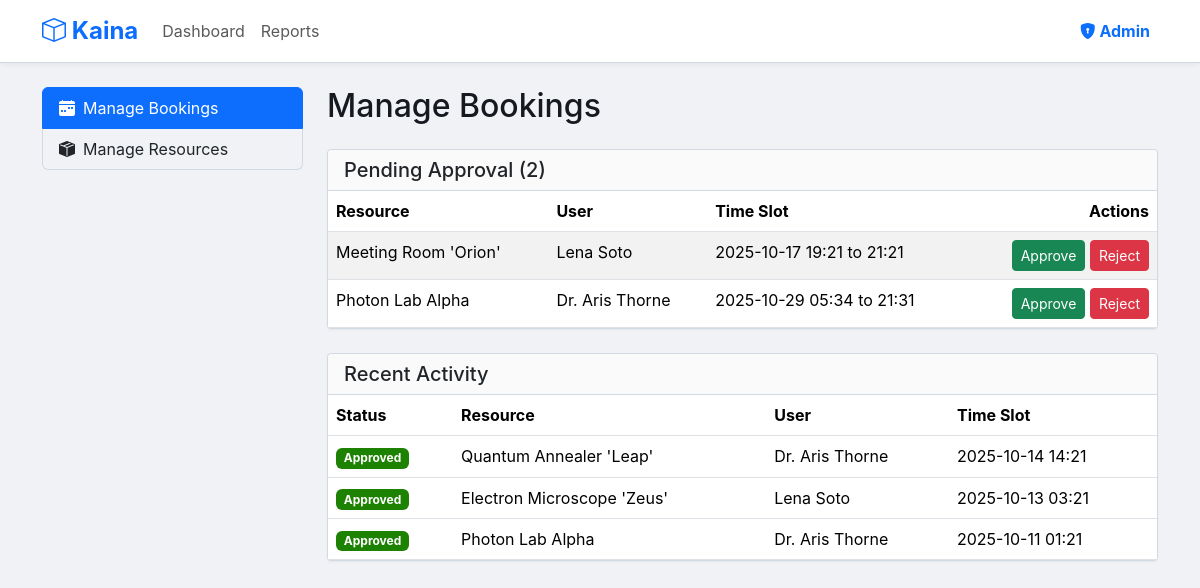
The app's page /admin/bookings with its own data.
### kaina_resource_manager/models.py (models this page shows)
class Booking(db.Model):
    __tablename__ = 'booking'
    id: Mapped[int] = mapped_column(Integer, primary_key=True)
    purpose: Mapped[str] = mapped_column(String(200), nullable=False)
    start_time: Mapped[datetime] = mapped_column(DateTime(timezone=True), nullable=False)
    end_time: Mapped[datetime] = mapped_column(DateTime(timezone=True), nullable=False)
    status: Mapped[BookingStatus] = mapped_column(Enum(BookingStatus), default=BookingStatus.PENDING, nullable=False)
    user_id: Mapped[int] = mapped_column(ForeignKey('user.id'), nullable=False)
    resource_id: Mapped[int] = mapped_column(ForeignKey('resource.id'), nullable=False)
    user: Mapped["User"] = relationship(back_populates="bookings")
    resource: Mapped["Resource"] = relationship(back_populates="bookings")
    created_at: Mapped[datetime] = mapped_column(DateTime, default=lambda: datetime.now(timezone.utc))

class Resource(db.Model):
    __tablename__ = 'resource'
    id: Mapped[int] = mapped_column(Integer, primary_key=True)
    name: Mapped[str] = mapped_column(String(150), nullable=False)
    description: Mapped[str] = mapped_column(Text, nullable=True)
    resource_type: Mapped[ResourceType] = mapped_column(Enum(ResourceType), nullable=False)
    location: Mapped[str] = mapped_column(String(100), nullable=True)
    capacity: Mapped[int] = mapped_column(Integer, nullable=True)
    model_number: Mapped[str] = mapped_column(String(50), nullable=True)
    max_booking_duration_hours: Mapped[int] = mapped_column(Integer, nullable=True)
    usage_notes: Mapped[str] = mapped_column(Text, nullable=True)
    created_at: Mapped[datetime] = mapped_column(DateTime, default=lambda: datetime.now(timezone.utc))
    bookings: Mapped[list["Booking"]] = relationship(back_populates="resource", cascade="all, delete-orphan")
    maintenances: Mapped[list["Maintenance"]] = relationship(back_populates="resource", cascade="all, delete-orphan")

class User(db.Model):
    __tablename__ = 'user'
    id: Mapped[int] = mapped_column(Integer, primary_key=True)
    name: Mapped[str] = mapped_column(String(100), nullable=False)
    email: Mapped[str] = mapped_column(String(100), unique=True, nullable=False)
    role: Mapped[UserRole] = mapped_column(Enum(UserRole), default=UserRole.STUDENT, nullable=False)
    bookings: Mapped[list["Booking"]] = relationship(back_populates="user")

### kaina_resource_manager/app.py (the view)
@app.route('/admin/bookings')
def admin_manage_bookings():
    pending_bookings = db.session.execute(select(Booking).where(Booking.status == BookingStatus.PENDING).order_by(Booking.start_time)).scalars().all()
    other_bookings = db.session.execute(select(Booking).where(Booking.status != BookingStatus.PENDING).order_by(Booking.created_at.desc()).limit(10)).scalars().all()
    return render_template('admin/manage_bookings.html', pending_bookings=pending_bookings, other_bookings=other_bookings, title="Manage Bookings")

### kaina_resource_manager/app.py (called while the page is built)
@app.context_processor
def inject_utility(): return dict(datetime=datetime, timezone=timezone, BookingStatus=BookingStatus, request=request)

@app.template_filter('datetimeformat')
def format_datetime(value, format='%Y-%m-%d %H:%M'): return value.astimezone().strftime(format) if value else ""

### kaina_resource_manager/templates/admin/manage_bookings.html
{% extends 'admin/layout.html' %}{% block admin_content %}<h2 class="mb-4">Manage Bookings</h2><div class="card"><div class="card-header"><h5 class="mb-0">Pending Approval ({{ pending_bookings|length }})</h5></div>{% if pending_bookings %}<div class="table-responsive"><table class="table table-hover table-striped mb-0"><thead><tr><th>Resource</th><th>User</th><th>Time Slot</th><th class="text-end">Actions</th></tr></thead><tbody>{% for booking in pending_bookings %}<tr><td>{{ booking.resource.name }}</td><td>{{ booking.user.name }}</td><td>{{ booking.start_time | datetimeformat }} to {{ booking.end_time | datetimeformat('%H:%M') }}</td><td class="text-end"><form action="{{ url_for('admin_approve_booking', booking_id=booking.id) }}" method="POST" class="d-inline"><button type="submit" class="btn btn-sm btn-success">Approve</button></form> <form action="{{ url_for('admin_reject_booking', booking_id=booking.id) }}" method="POST" class="d-inline"><button type="submit" class="btn btn-sm btn-danger">Reject</button></form></td></tr>{% endfor %}</tbody></table></div>{% else %}<div class="card-body text-center"><p class="mb-0">No bookings pending approval.</p></div>{% endif %}</div><div class="card mt-4"><div class="card-header"><h5 class="mb-0">Recent Activity</h5></div><div class="table-responsive"><table class="table table-hover mb-0"><thead><tr><th>Status</th><th>Resource</th><th>User</th><th>Time Slot</th></tr></thead><tbody>{% for booking in other_bookings %}<tr><td>{% if booking.status == BookingStatus.APPROVED %}<span class="badge bg-success">{{ booking.status.value }}</span>{% elif booking.status == BookingStatus.REJECTED %}<span class="badge bg-danger">{{ booking.status.value }}</span>{% else %}<span class="badge bg-secondary">{{ booking.status.value }}</span>{% endif %}</td><td>{{ booking.resource.name }}</td><td>{{ booking.user.name }}</td><td>{{ booking.start_time | datetimeformat }}</td></tr>{% endfor %}</tbody></table></div></div>{% endblock %}

### kaina_resource_manager/templates/admin/layout.html
{% extends 'layout.html' %}{% block content %}<div class="row"><div class="col-md-3"><div class="list-group"><a href="{{ url_for('admin_manage_bookings') }}" class="list-group-item list-group-item-action {% if request.endpoint == 'admin_manage_bookings' %}active{% endif %}"><i class="bi bi-calendar-week-fill me-2"></i>Manage Bookings</a><a href="{{ url_for('admin_manage_resources') }}" class="list-group-item list-group-item-action {% if request.endpoint == 'admin_manage_resources' %}active{% endif %}"><i class="bi bi-box-seam-fill me-2"></i>Manage Resources</a></div></div><div class="col-md-9">{% block admin_content %}{% endblock %}</div></div>{% endblock %}

### kaina_resource_manager/templates/layout.html (shortened to what this page needs)
<!DOCTYPE html>
<html lang="en">
<head>
    <link href="https://cdn.jsdelivr.net/npm/bootstrap@5.3.3/dist/css/bootstrap.min.css" rel="stylesheet">
    <link rel="stylesheet" href="https://cdn.jsdelivr.net/npm/bootstrap-icons@1.11.3/font/bootstrap-icons.min.css">
    <link rel="stylesheet" href="{{ url_for('static', filename='css/style.css') }}">
</head>
<body>
    <nav class="navbar navbar-expand-lg sticky-top">
        <div class="container">
            <a class="navbar-brand fw-bold fs-4" href="{{ url_for('dashboard') }}">
                <i class="bi bi-box"></i> Kaina
            </a>
            <div class="collapse navbar-collapse">
                <ul class="navbar-nav me-auto mb-2 mb-lg-0">
                    <li class="nav-item"><a class="nav-link {% if request.endpoint == 'dashboard' %}active{% endif %}" href="{{ url_for('dashboard') }}">Dashboard</a></li>
                    <li class="nav-item"><a class="nav-link {% if request.endpoint == 'reports' %}active{% endif %}" href="{{ url_for('reports') }}">Reports</a></li>
                </ul>
                <ul class="navbar-nav ms-auto">
                    <li class="nav-item"><a class="nav-link text-primary fw-bold {% if request.endpoint.startswith('admin_') %}active{% endif %}" href="{{ url_for('admin_dashboard') }}"><i class="bi bi-shield-lock-fill"></i> Admin</a></li>
                </ul>
            </div>
        </div>
    </nav>
    <main class="container my-4">
        {% block content %}{% endblock %}
    </main>
</body>
</html>

### kaina_resource_manager/static/css/style.css (style rules this page uses)
:root { --kaina-blue: #0d6efd; --kaina-blue-hover: #0b5ed7; --kaina-light-blue: #e7f3ff; --kaina-text: #16191f; --kaina-text-secondary: #5f6b7a; --kaina-border: #d1d9e2; --kaina-bg-light: #f0f2f5; --kaina-bg-white: #ffffff; }
body { font-family: -apple-system, BlinkMacSystemFont, "Segoe UI", Roboto, "Helvetica Neue", Arial, sans-serif; background-color: var(--kaina-bg-light); color: var(--kaina-text); }
.navbar { background-color: var(--kaina-bg-white); border-bottom: 1px solid var(--kaina-border); box-shadow: 0 2px 4px rgba(0, 0, 0, 0.05); }
.navbar-brand { color: var(--kaina-blue) !important; }
.card { background-color: var(--kaina-bg-white); border: 1px solid var(--kaina-border); border-radius: 0.25rem; box-shadow: 0 1px 2px rgba(0, 0, 0, 0.05); }
.card-header { background-color: #fafafa; border-bottom: 1px solid var(--kaina-border); font-weight: 600; }
.badge.bg-success { background-color: #1d8102 !important; }
.list-group-item { background-color: transparent; border-color: var(--kaina-border); }

### records on screen
Booking: resource.name "Meeting Room 'Orion'", user.name "Lena Soto", start_time "2025-10-17 19:21", end_time "21:21"
Booking: resource.name "Photon Lab Alpha", user.name "Dr. Aris Thorne", start_time "2025-10-29 05:34", end_time "21:31"
Booking: status.value "Approved", resource.name "Quantum Annealer 'Leap'", user.name "Dr. Aris Thorne", start_time "2025-10-14 14:21"
Booking: status.value "Approved", resource.name "Electron Microscope 'Zeus'", user.name "Lena Soto", start_time "2025-10-13 03:21"
Booking: status.value "Approved", resource.name "Photon Lab Alpha", user.name "Dr. Aris Thorne", start_time "2025-10-11 01:21"

### other values on screen
{{ pending_bookings|length }} "2"
